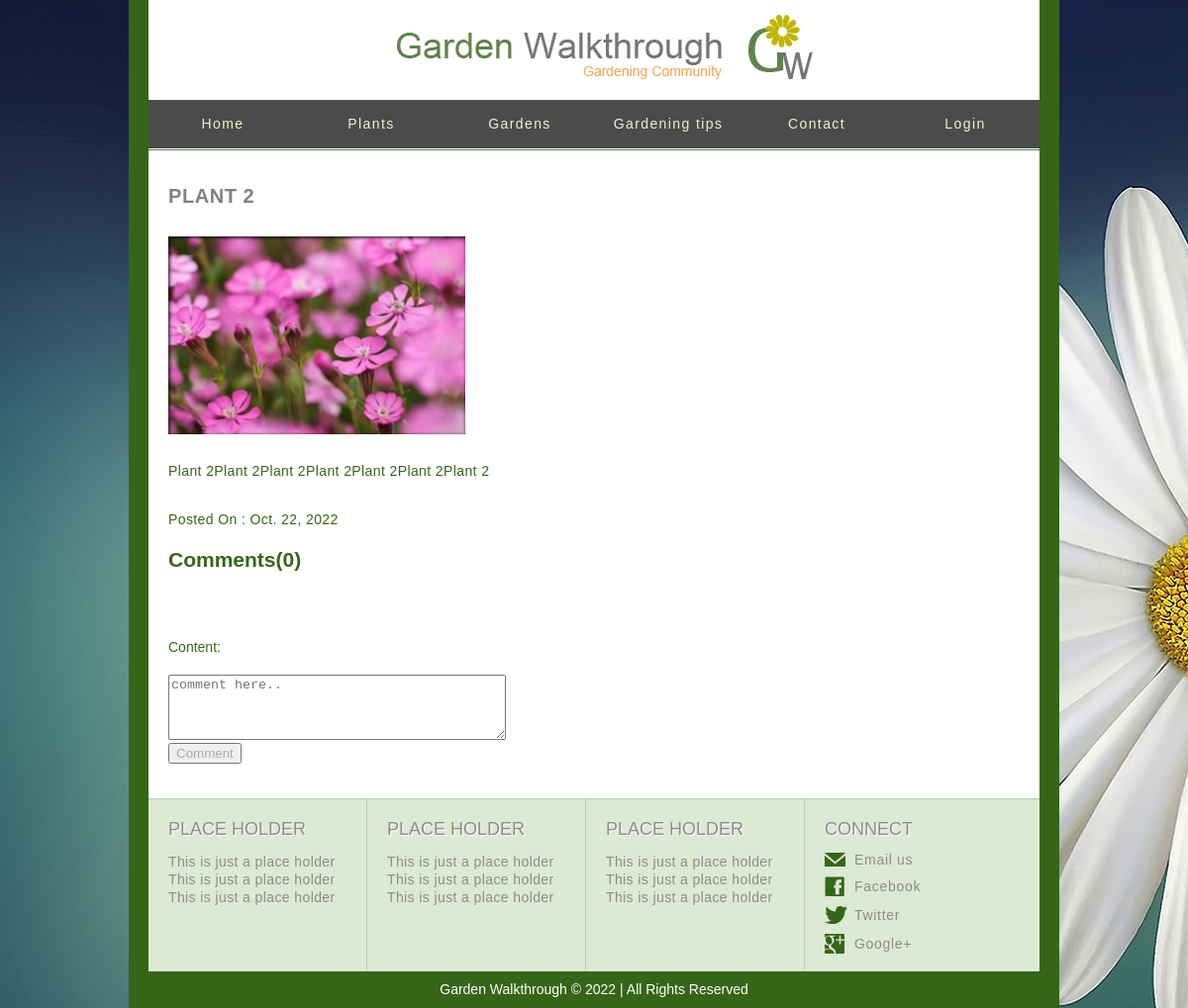
/plant/2, run on an earlier commit of the app's database.
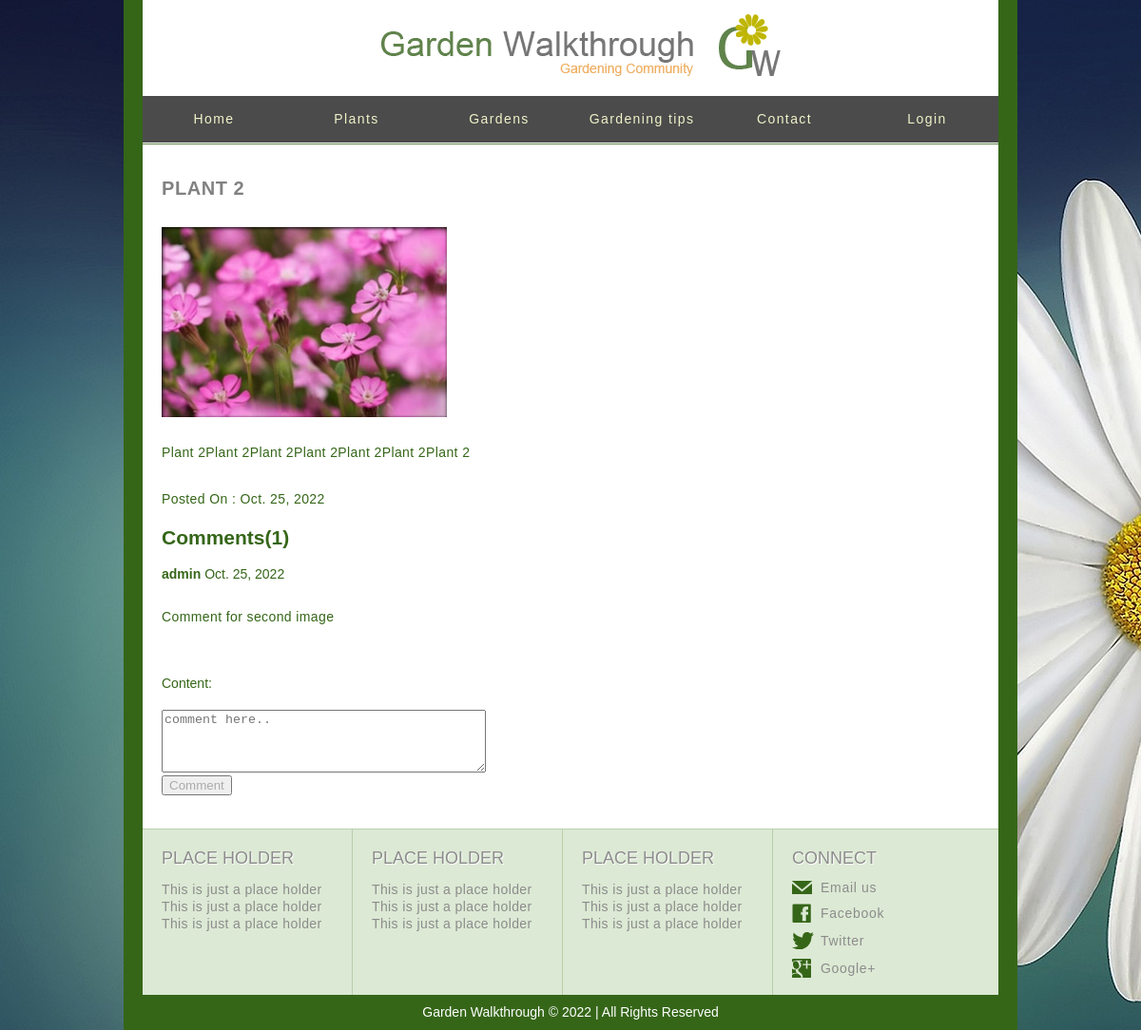
And on a later commit of the database.
### plants/models.py (models this page shows, shortened)
class Plant(models.Model):
    title=models.CharField(max_length=30)
    image=models.ImageField()
    descreption=models.TextField()
    uploaded_date=models.DateField(auto_now=True)

class Comment(models.Model):
    user=models.ForeignKey(to=User,on_delete=models.CASCADE)
    plant_comment=models.ForeignKey(to=Plant,on_delete=models.CASCADE)
    date_comment=models.DateField(auto_now_add=True)
    content=models.TextField()

### plants/views.py (the view, shortened to what this page needs)
# urls.py: path('plant/<int:pk>', views.PlantDetailView.as_view(),name='plant'),
class PlantDetailView(DetailView):
    template_name= 'plant_detail.html'
    model=Plant
    context_object_name='Plantt'
    form=CommentForm
    def get_context_data(self, **kwargs):
        post_comments=Comment.objects.all().filter(plant_comment=self.object.id)
        post_comments_count=Comment.objects.all().filter(plant_comment=self.object.id).count()
        context=super().get_context_data(**kwargs)
        context.update({'form':self.form,'post_comments':post_comments,'post_comments_count':post_comments_count})
        return context

### templates/plant_detail.html (shortened to what this page needs)
{% extends 'base.html' %}
{% load static %}
{% block body %}
<body>
		<div id="body">
			<div id="content">
				<h1>{{Plantt.title}}</h1>
					<ul class="section">
					<li>
						<img style="width:300px;height:200px" src="{{ Plantt.image.url }}" alt="Image" >
					</li>
                    <div>
                        <p>
                            {{Plantt.descreption}}
                        </p>
						<p>
							Posted On : {{Plantt.uploaded_date}}
						 </p>
                    </div>
                         <div>
							<h2>Comments({{post_comments_count}})</h2>
							{% for post_comment in post_comments %}
                         <b>{{post_comment.user}}</b>
                        <time>{{post_comment.date_comment}}</time>
						<p>{{post_comment.content}} </p>
						{% endfor %}
						 </div>
						 <div>
						<form method="POST" action={% url 'plants:plant' Plantt.id %}>
							{{form}}
							<button type= "submit" value="Comment" name="Comment" >Comment</button>
						</form>
					</div>
				</ul>
			</div>
		</div>
</body>
{% endblock body %}

### templates/base.html (shortened to what this page needs)
{% load static %}
<!DOCTYPE html>
<html>
<head>
	<link rel="stylesheet" type="text/css" href="{% static 'css/style.css' %}">
</head>
<body>
	<div id="page">
		<div id="header">
			<a href="/" id="logo"><img src="{% static 'images/logo.png' %}" alt="Logo"></a>
			<ul>
				<li >
					<a href="/">Home</a>
				</li>
				<li>
					<a href="{% url 'plants:plants'%}">Plants</a>
				</li>
				<li>
					<a href="{% url 'plants:gardens'%}">Gardens</a>
				</li>
				<li>
					<a href="{% url 'plants:garden_tips'%}">Gardening tips</a>
				</li>
				<li>
					<a href="{% url 'contact:contact_views'%}">Contact</a>
				</li>
				<li>
					{% if user.is_authenticated %}
					<a href="{% url 'logout' %} ">Logout</a>
					{% else %}
					<a href="{% url 'login' %}">Login</a>
				{% endif %}
				</li>
			</ul>
		</div>
            {% block body %}
            {% endblock body %}
		<div id="footer">
			<div>
				<div>
					<h1>Place Holder</h1>
					<ul>
						<li>
							<a href="index.html">This is just a place holder</a>
						</li>
						<li>
							<a href="index.html">This is just a place holder</a>
						</li>
						<li>
							<a href="index.html">This is just a place holder</a>
						</li>
					</ul>
				</div>
				<div>
					<h1>Place Holder</h1>
					<ul>
						<li>
							<a href="index.html">This is just a place holder</a>
						</li>
						<li>
							<a href="index.html">This is just a place holder</a>
						</li>
						<li>
							<a href="index.html">This is just a place holder</a>
						</li>
					</ul>
				</div>
				<div>
					<h1>Place Holder</h1>
					<ul>
						<li>
							<a href="index.html">This is just a place holder</a>
						</li>
						<li>
							<a href="index.html">This is just a place holder</a>
						</li>
						<li>
							<a href="index.html">This is just a place holder</a>
						</li>
					</ul>
				</div>
				<div>
					<h1>Connect</h1>
					<a href="http://www.freewebsitetemplates.com/misc/contact" target="_blank" id="mail">Email us</a>
					<a href="http://freewebsitetemplates.com/go/facebook/" target="_blank" id="facebook">Facebook</a>
					<a href="http://freewebsitetemplates.com/go/twitter/" target="_blank" id="twitter">Twitter</a>
					<a href="http://freewebsitetemplates.com/go/googleplus/" target="_blank" id="googleplus">Google&#43;</a>
				</div>
			</div>
			<p>
				Garden Walkthrough &copy; 2022  | All Rights Reserved
			</p>
		</div>
	</div>
</body>
</html>

### static/css/style.css (style rules this page uses)
body { background: url(../images/bg-body3.jpg) repeat; color: #356618; font-family: Arial, Helvetica, sans-serif; font-size: 14px; margin: 0; min-width: 940px; padding: 0; }
a { outline: none; }
img { border: 0; }
p { margin: 0; text-align: justify; }
#page { background: #356618; margin: 0 auto; padding: 0 20px; width: 900px; }
#header { background: #ffffff; height: 151px; }
#header a#logo { display: block; height: 86px; padding: 15px 0 0 20px; }
#header a#logo img { display: block; margin: 0 auto; }
#header > ul { background: #4b4b4b; height: 49px; float: left; list-style: none; margin: 0; padding: 0; width: 900px; }
#header > ul > li { float: left; position: relative; width: 150px; }
#header > ul > li > a { color: #f0f2c9; display: block; letter-spacing: 0.1em; line-height: 49px; text-align: center; text-decoration: none; }
#body { background: #ffffff; }
#body div#content ul.section li img, #body div.header ul li a.figure { display: block; float: left; text-decoration: none; }
#body div.body ul li:first-child, #body div#content ul.section li:first-child, #body div#content div#sidebar div ul li:first-child { margin: 0; }
#body div#content { border-top: 1px solid #5d8546; overflow: hidden; padding: 35px 20px; }
#body div#content h1 { color: #818181; font-size: 20px; letter-spacing: 0.028em; margin: 0; text-transform: uppercase; }
#body div#content p { letter-spacing: 0.028em; line-height: 24px; padding: 25px 0 0; }
#body div#content ul.section { list-style: none; margin: 0; padding: 29px 0 0; }
#body div#content ul.section li { margin: 35px 0 0; overflow: hidden; }
#body div#content form { margin: 0; padding: 30px 0 0; }
#body div#content form label { display: block; margin: 20px 0; overflow: hidden; }
#body div#content div#sidebar div ul, #footer div div ul { list-style: none; margin: 0; padding: 0; }
#footer { background: #dce9d4; border-top: 1px solid #b8d0aa; }
#footer div { height: 174px; overflow: hidden; }
#footer div div { border-left: 1px solid #b8d0aa; float: left; height: 134px; padding: 20px 20px; width: 180px; }
#footer div div:first-child { border: none; }
#footer div div h1 { color: #8c8c8c; font-size: 18px; font-weight: normal; margin: 0; padding: 0 0 13px; text-shadow: 1px 1px 1px #ffffff; text-transform: uppercase; }
#footer div div ul li a { letter-spacing: 0.028em; line-height: 18px; }
#footer div div a { color: #8c8c8c; display: block; letter-spacing: 0.05em; text-decoration: none; }
#footer div div a#mail { background: url(../images/icons.png) no-repeat; height: 14px; line-height: 14px; margin: 0 0 10px; padding: 0 0 0 30px; }
#footer div div a#facebook { background: url(../images/icons.png) no-repeat 0 -38px; height: 20px; line-height: 20px; margin: 0 0 10px; padding: 0 0 0 30px; }
#footer div div a#twitter { background: url(../images/icons.png) no-repeat 0 -88px; height: 18px; line-height: 18px; margin: 0 0 10px; padding: 0 0 0 30px; }
#footer div div a#googleplus { background: url(../images/icons.png) no-repeat 0 -134px; height: 20px; line-height: 20px; margin: 0 0 10px; padding: 0 0 0 30px; }
#footer p { background: #356618; color: #ffffff; height: 37px; line-height: 37px; text-align: center; }
button { cursor: pointer; outline: 0; color: #AAA; }

What changed in the data, as far as the page shows it:
changed Plant "PLANT 2": uploaded_date "Oct. 22, 2022" → "Oct. 25, 2022"
added Comment: user "admin", date_comment "Oct. 25, 2022", content "Comment for second image"
Also different on the page:
{{ post_comments_count }}: "0" → "1"
